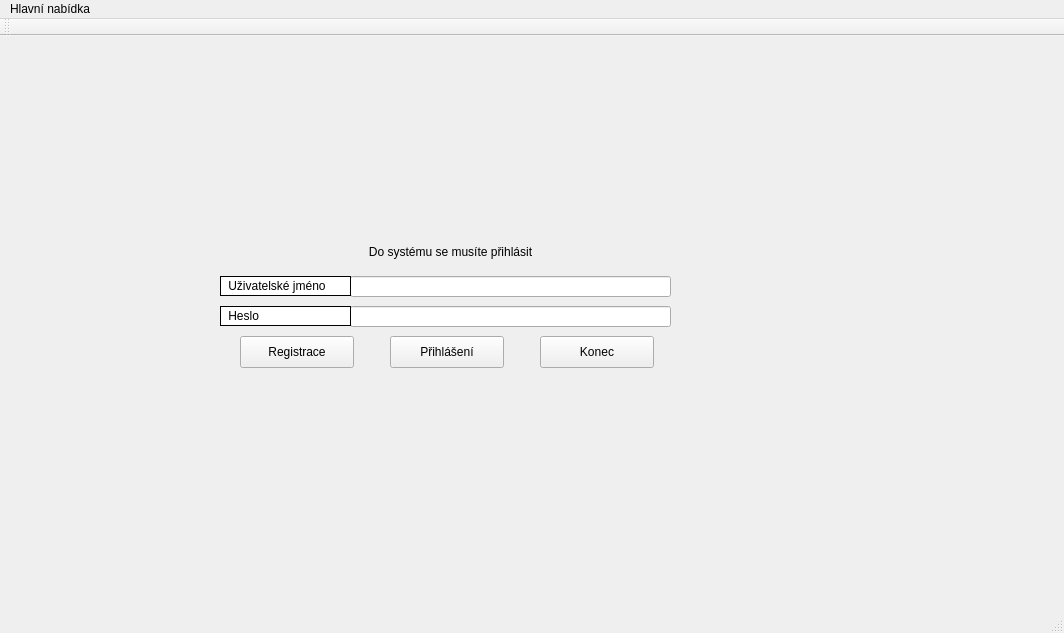
<?xml version="1.0" encoding="UTF-8"?>
<ui version="4.0">
 <class>Hiro</class>
 <widget class="QMainWindow" name="Hiro">
  <property name="geometry">
   <rect>
    <x>0</x>
    <y>0</y>
    <width>1064</width>
    <height>633</height>
   </rect>
  </property>
  <property name="windowTitle">
   <string>Hiro</string>
  </property>
  <widget class="QWidget" name="centralWidget">
   <widget class="QLabel" name="label">
    <property name="geometry">
     <rect>
      <x>230</x>
      <y>200</y>
      <width>441</width>
      <height>31</height>
     </rect>
    </property>
    <property name="text">
     <string>Do systému se musíte přihlásit</string>
    </property>
    <property name="alignment">
     <set>Qt::AlignCenter</set>
    </property>
   </widget>
   <widget class="QLineEdit" name="input_nickname">
    <property name="geometry">
     <rect>
      <x>350</x>
      <y>240</y>
      <width>321</width>
      <height>21</height>
     </rect>
    </property>
    <property name="layoutDirection">
     <enum>Qt::RightToLeft</enum>
    </property>
    <property name="styleSheet">
     <string notr="true">align: right;</string>
    </property>
    <property name="alignment">
     <set>Qt::AlignRight|Qt::AlignTrailing|Qt::AlignVCenter</set>
    </property>
   </widget>
   <widget class="QLineEdit" name="input_pass">
    <property name="geometry">
     <rect>
      <x>350</x>
      <y>270</y>
      <width>321</width>
      <height>21</height>
     </rect>
    </property>
    <property name="layoutDirection">
     <enum>Qt::RightToLeft</enum>
    </property>
    <property name="alignment">
     <set>Qt::AlignRight|Qt::AlignTrailing|Qt::AlignVCenter</set>
    </property>
   </widget>
   <widget class="QLabel" name="label_2">
    <property name="geometry">
     <rect>
      <x>220</x>
      <y>240</y>
      <width>131</width>
      <height>20</height>
     </rect>
    </property>
    <property name="styleSheet">
     <string notr="true">background: white; padding: 1px; border: 1px solid;</string>
    </property>
    <property name="text">
     <string> Uživatelské jméno</string>
    </property>
    <property name="margin">
     <number>2</number>
    </property>
   </widget>
   <widget class="QLabel" name="label_3">
    <property name="geometry">
     <rect>
      <x>220</x>
      <y>270</y>
      <width>131</width>
      <height>20</height>
     </rect>
    </property>
    <property name="styleSheet">
     <string notr="true">background: white; padding: 1px; border: 1px solid;</string>
    </property>
    <property name="text">
     <string> Heslo</string>
    </property>
    <property name="margin">
     <number>2</number>
    </property>
   </widget>
   <widget class="QPushButton" name="butt_reg">
    <property name="geometry">
     <rect>
      <x>240</x>
      <y>300</y>
      <width>114</width>
      <height>32</height>
     </rect>
    </property>
    <property name="text">
     <string>Registrace</string>
    </property>
   </widget>
   <widget class="QPushButton" name="butt_login">
    <property name="geometry">
     <rect>
      <x>390</x>
      <y>300</y>
      <width>114</width>
      <height>32</height>
     </rect>
    </property>
    <property name="text">
     <string>Přihlášení</string>
    </property>
   </widget>
   <widget class="QPushButton" name="butt_end">
    <property name="geometry">
     <rect>
      <x>540</x>
      <y>300</y>
      <width>114</width>
      <height>32</height>
     </rect>
    </property>
    <property name="text">
     <string>Konec</string>
    </property>
   </widget>
  </widget>
  <widget class="QMenuBar" name="menuBar">
   <property name="geometry">
    <rect>
     <x>0</x>
     <y>0</y>
     <width>1064</width>
     <height>22</height>
    </rect>
   </property>
   <widget class="QMenu" name="menuHiro">
    <property name="title">
     <string>Hlavní nabídka</string>
    </property>
    <addaction name="actionO_Programu"/>
    <addaction name="actionImport_nastaven"/>
    <addaction name="actionExport_nastaven"/>
    <addaction name="actionKonec"/>
   </widget>
   <addaction name="menuHiro"/>
  </widget>
  <widget class="QToolBar" name="mainToolBar">
   <attribute name="toolBarArea">
    <enum>TopToolBarArea</enum>
   </attribute>
   <attribute name="toolBarBreak">
    <bool>false</bool>
   </attribute>
  </widget>
  <widget class="QStatusBar" name="statusBar"/>
  <action name="actionO_Programu">
   <property name="text">
    <string>O Programu</string>
   </property>
  </action>
  <action name="actionImport_nastaven">
   <property name="text">
    <string>Import nastavení</string>
   </property>
  </action>
  <action name="actionExport_nastaven">
   <property name="text">
    <string>Export nastavení</string>
   </property>
  </action>
  <action name="actionKonec">
   <property name="text">
    <string>Konec</string>
   </property>
  </action>
 </widget>
 <layoutdefault spacing="6" margin="11"/>
 <resources/>
 <connections/>
</ui>
